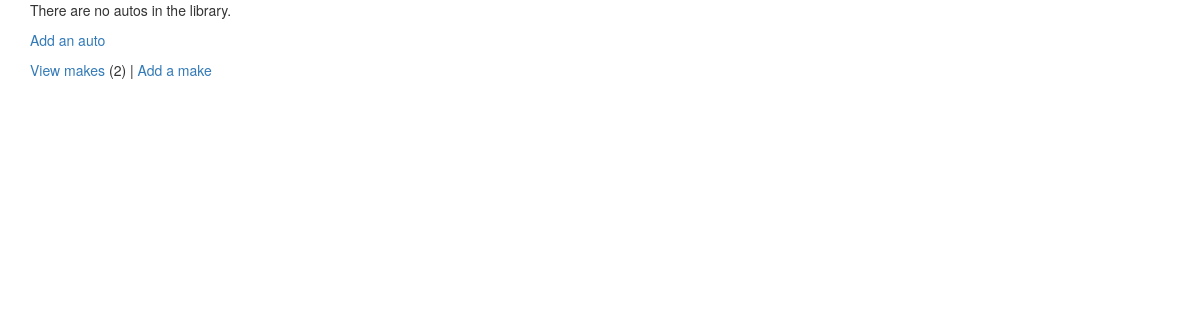
Before: /autos/ (signed in) with the older database file.
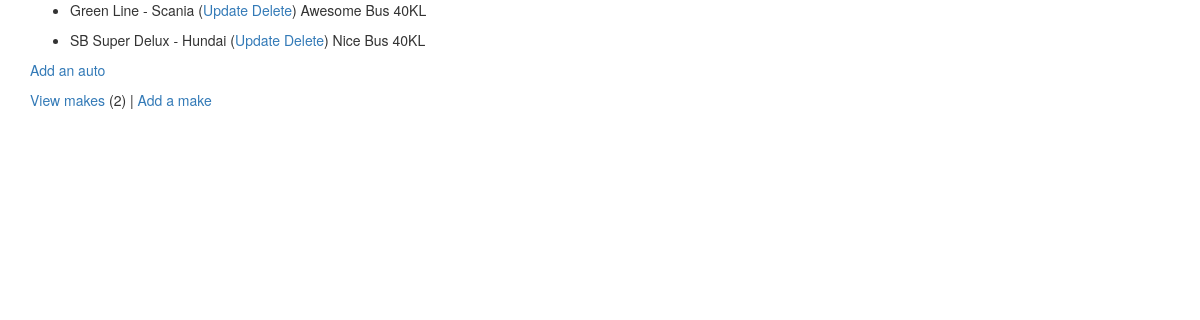
After: the same page with the newer database file.
### autos/models.py (models this page shows, shortened)
class Auto(models.Model):
    nickname = models.CharField(
        max_length=200,
        help_text='Enter Nickname',
        validators=[MinLengthValidator(2, "Nickname must be greater than 1 character")]
    )
    mileage = models.PositiveIntegerField()
    comments = models.CharField(max_length=300)
    make = models.ForeignKey(Make, on_delete=models.CASCADE, null=False)

class Make(models.Model):
    name = models.CharField(
        max_length=200,
        help_text='Enter a Make',
        validators=[MinLengthValidator(2, 'Enter at least two character')]
    )
    def __str__(self):
        return self.name

### autos/views.py (the view)
# urls.py: path('', views.AutoView.as_view(), name='all'),  # path: default page for autos apps/route
class AutoView(LoginRequiredMixin, View):
    def get(self, request):
        mc = Make.objects.all().count()
        al = Auto.objects.all()
        ctx = {
            'make_count': mc,
            'auto_list': al,
        }
        return render(request, 'autos/auto_list.html', ctx)

### autos/templates/autos/auto_list.html
{% extends 'base_bootstrap.html' %}
{% block content %}
    {% if auto_list %}
        {% for auto in auto_list %}
            <ul>
                <li>
                    {{ auto.nickname }} - {{ auto.make }}
                    (<a href="{% url 'autos:auto_update' auto.id %}">Update</a>
                    <a href="{% url 'autos:auto_delete' auto.id %}">Delete</a>)
                    {{ auto.comments }} {{ auto.mileage }}KL
                </li>
            </ul>
        {% endfor %}
    {% else %}
        <p>There are no autos in the library.</p>
    {% endif %}
    <p>
        {% if make_count > 0 %}
            <a href="{% url 'autos:auto_create' %}">Add an auto</a>
        {% else %}
            <a href="{% url 'autos:make_create' %}">Please add a make before you add an auto.</a>
        {% endif %}
    </p>
    <p>
        <a href="{% url 'autos:make_list' %}">View makes</a> ({{ make_count }}) |
        <a href="{% url 'autos:make_create' %}">Add a make</a>
    </p>
{% endblock %}

### home/templates/base_bootstrap.html (shortened to what this page needs)
<!DOCTYPE html>
<html>
<head>
    <link rel="stylesheet"
          href="https://maxcdn.bootstrapcdn.com/bootstrap/3.4.0/css/bootstrap.min.css"
>
    <link rel="stylesheet"
          href="https://maxcdn.bootstrapcdn.com/bootstrap/3.4.0/css/bootstrap-theme.min.css"
>
    <link rel="stylesheet"
          href="https://code.jquery.com/ui/1.12.1/themes/ui-lightness/jquery-ui.css"
>
    <link rel="stylesheet" href="https://use.fontawesome.com/releases/v5.8.1/css/all.css">
    <link rel="stylesheet" href="https://use.fontawesome.com/releases/v5.8.1/css/v4-shims.css">
</head>
<body>
<div class="container">
    {% block content %}
    {% endblock %}
</div>
</body>
</html>

Changed rows visible on the page:
added Auto: nickname "Green Line", make "Scania", comments "Awesome Bus", mileage "40"
added Auto: nickname "SB Super Delux", make "Hundai", comments "Nice Bus", mileage "40"
Other visible differences:
text no longer shown: "There are no autos in the library."
